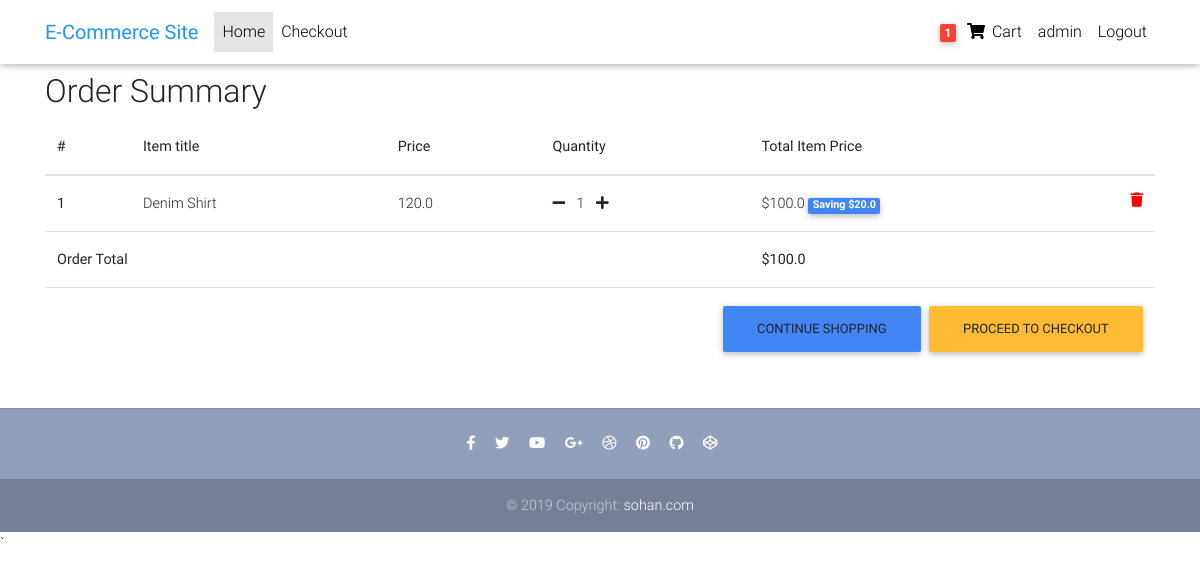
Page /order-summary/ (signed in) on the committed database.
### core/models.py (models this page shows, shortened)
class Order(models.Model):
    user = models.ForeignKey(User, on_delete=models.CASCADE)
    ref_code = models.CharField(max_length=20, blank=True, null=True)
    ordered = models.BooleanField(default=False)
    items = models.ManyToManyField(OrderItem)
    start_date = models.DateTimeField(auto_now_add=True)
    ordered_date = models.DateTimeField()
    billing_address = models.ForeignKey(
        'Address', related_name='billing_address', on_delete=models.SET_NULL, blank=True, null=True)
    shipping_address = models.ForeignKey(
        'Address', related_name='shipping_address', on_delete=models.SET_NULL, blank=True, null=True)
    payment = models.ForeignKey(
        'Payment', on_delete=models.SET_NULL, blank=True, null=True)
    coupon = models.ForeignKey(
        'Coupon', on_delete=models.SET_NULL, blank=True, null=True)
    being_received = models.BooleanField(default=False)
    received = models.BooleanField(default=False)
    refund_requested = models.BooleanField(default=False)
    refund_granted = models.BooleanField(default=False)
    '''
    add comment

    '''
    def get_total(self):
        total = 0
        for order_item in self.items.all():
            total += order_item.get_final_price()
        if self.coupon:
            total -= self.coupon.amount
        return total

class OrderItem(models.Model):
    user = models.ForeignKey(User, on_delete=models.CASCADE)
    item = models.ForeignKey(Item, on_delete=models.CASCADE)
    quantity = models.IntegerField(default=1)
    ordered = models.BooleanField(default=False)
    def get_total_item_price(self):
        return self.quantity * self.item.price
    def get_total_discount_item_price(self):
        return self.quantity * self.item.discount_price
    def get_amount_saved(self):
        return self.get_total_item_price() - self.get_total_discount_item_price()
    def get_final_price(self):
        if self.item.discount_price:
            return self.get_total_discount_item_price()
        return self.get_total_item_price()

class Item(models.Model):
    title = models.CharField(max_length=100)
    price = models.FloatField()
    discount_price = models.FloatField(blank=True, null=True)
    category = models.CharField(choices=CATEGORY_CHOICES, max_length=2)
    label = models.CharField(choices=LABEL_CHOICES, max_length=1)
    availabily = models.CharField(
        choices=AVAILABILITY_PRODUCT, max_length=1, blank=True, null=True)
    slug = models.SlugField(blank=True, null=True)
    description = models.TextField()
    image = models.ImageField()

### core/views.py (the view)
# urls.py: path('order-summary/', OrderSummaryView.as_view(), name='order-summary'),
class OrderSummaryView(LoginRequiredMixin, View):
    def get(self, *args, **kwargs):
        try:
            order = Order.objects.get(user=self.request.user, ordered=False)
            context = {
                'object': order,
            }
            return render(self.request, 'order_summary.html', context)
        except ObjectDoesNotExist:
            messages.warning(self.request, "You do not have an active order")
            return redirect("/")

### core/templatetags/cart_template_tags.py (called while the page is built)
@register.filter
def cart_item_count(user):
    if user.is_authenticated:
        qs = Order.objects.filter(user=user, ordered=False)
        if qs.exists():
            return qs[0].items.count()
    return 0

### templates/order_summary.html (shortened to what this page needs)
{% extends "base.html" %}
{% block content %}
  <main>
    <div class="container">
    <div class="table-responsive text-nowrap">
    <h2>Order Summary</h2>
    <table class="table">
        <thead>
        <tr>
            <th scope="col">#</th>
            <th scope="col">Item title</th>
            <th scope="col">Price</th>
            <th scope="col">Quantity</th>
            <th scope="col">Total Item Price</th>
        </tr>
        </thead>
        <tbody>
        {% for order_item in object.items.all %}
        <tr>
            <th scope="row">{{ forloop.counter }}</th>
            <td>{{ order_item.item.title }}</td>
            <td>{{ order_item.item.price }}</td>
            <td>
                <a href="{%  url 'remove-single-item-from-cart' order_item.item.slug %}"><i class="fas fa-minus mr-2"></i></a>
                {{ order_item.quantity }}
                <a href="{% url 'add-to-cart' order_item.item.slug %}"><i class="fas fa-plus ml-2"></i></a>
            </td>
            <td>
            {% if order_item.item.discount_price %}
                ${{ order_item.get_total_discount_item_price }}
                <span class="badge badge-primary">Saving ${{ order_item.get_amount_saved }}</span>
            {% else %}
                ${{ order_item.get_total_item_price }}
            {% endif %}
            <a style='color: red;' href="{% url 'remove-from-cart' order_item.item.slug %}">
                <i class="fas fa-trash float-right"></i>
            </a>
            </td>
        </tr>
        {% endfor %}
        {% if object.get_total %}
        <tr>
            <td colspan="4"><b>Order Total</b></td>
            <td><b>${{ object.get_total }}</b></td>
        </tr>
        <tr>
            <td colspan="5">
            <a class='btn btn-warning float-right ml-2' href='/checkout/'>Proceed to checkout</a>
            <a class='btn btn-primary float-right' href='/'>Continue shopping</a>
            </td>
        </tr>
        {% endif %}
        </tbody>
    </table>
    </div>
    </div>
  </main>
{% endblock content %}

### templates/menubar.html (shortened to what this page needs)
{% load cart_template_tags %}
  <nav class="navbar fixed-top navbar-expand-lg navbar-light white scrolling-navbar">
    <div class="container">
      <a class="navbar-brand waves-effect" href="{% url 'home' %}" >
        <strong class="blue-text">E-Commerce Site</strong>
      </a>
      <div class="collapse navbar-collapse" id="navbarSupportedContent">
        <ul class="navbar-nav mr-auto">
           <li class="nav-item active">
            <a class="nav-link waves-effect" href="/">Home
            </a>
          </li>
          <li class="nav-item">
            <a class="nav-link waves-effect" href="/checkout">
            Checkout</a>
          </li>
        </ul>
        <ul class="navbar-nav nav-flex-icons">
          {% if request.user.is_authenticated %}
          <li class="nav-item">
            <a href="{% url 'order-summary' %}" class="nav-link waves-effect">
              <span class="badge red z-depth-1 mr-1"> {{ request.user | cart_item_count }}  </span>
              <i class="fas fa-shopping-cart"></i>
              <span class="clearfix d-none d-sm-inline-block"> Cart </span>
            </a>
          </li>
          <li class="nav-item">
            <a class="nav-link waves-effect" href="{% url 'profile'  %}">
              <span class="clearfix d-none d-sm-inline-block"> {{ request.user }} </span>
            </a>
          </li>
          <li class="nav-item">
            <a class="nav-link waves-effect" href="{% url 'account_logout' %}">
              <span class="clearfix d-none d-sm-inline-block"> Logout </span>
            </a>
          </li>
          {% endif %}
        </ul>
      </div>
    </div>
  </nav>

### templates/base.html (style rules this page uses)
html, body, header, .carousel { height: 60vh; }

### rows in the picture
OrderItem: item "Denim Shirt", item.price "120.0", quantity "1", get_total_discount_item_price "100.0", get_amount_saved "20.0"
Order: get_total "100.0"

### other values in the picture
{{ request.user | cart_item_count }} "1"
{{ request.user }} "admin"
